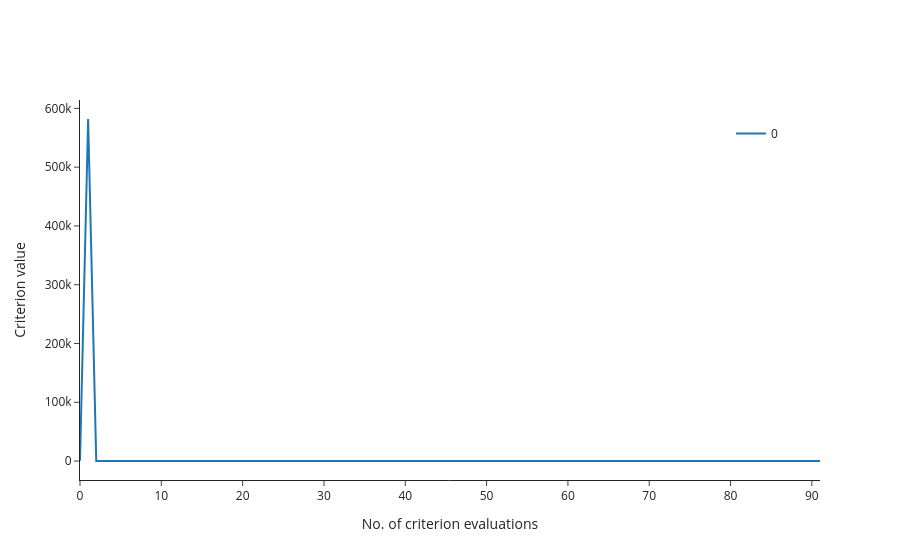

The cell this chart's notebook holds for it:
### Markdown cell above
### Plot criterion value at each iteration and number of criterion evaluations before reaching a solution

### Code cell
fig = om.criterion_plot(res_lbfgsb)
fig

### Figure 1 — Plotly figure (JSON) as saved in the notebook; plotly's stock layout.template omitted (floating-point values rounded to 4 significant figures)
{"data": [{"legendgroup": "0", "line": {"color": "#1F77B4"}, "mode": "lines", "name": "0", "showlegend": true, "type": "scatter", "x": [0, 1, 2, 3, 4, 5, 6, 7, 8, 9, 10, 11, 12, 13, 14, 15, 16, 17, 18, 19, 20, 21, 22, 23, 24, 25, 26, 27, 28, 29, 30, 31, 32, 33, 34, 35, 36, 37, 38, 39, 40, 41, 42, 43, 44, 45, 46, 47, 48, 49, 50, 51, 52, 53, 54, 55, 56, 57, 58, 59, 60, 61, 62, 63, 64, 65, 66, 67, 68, 69, 70, 71, 72, 73, 74, 75, 76, 77, 78, 79, 80, 81, 82, 83, 84, 85, 86, 87, 88, 89, 90, 91], "y": [442.4, 581900.0, 249.9, 149.3, 137.4, 137.1, 137.0, 136.7, 136.3, 136.1, 136.1, 136.0, 135.8, 135.2, 216.1, 132.4, 132.5, 130.4, 217.6, 130.1, 151.4, 128.7, 282.6, 128.5, 133.6, 127.4, 261.3, 127.3, 127.1, 126.7, 126.2, 125.4, 125.2, 125.2, 125.1, 125.1, 125.1, 125.1, 125.1, 125.1, 125.1, 125.1, 125.1, 125.1, 125.1, 125.1, 125.1, 125.0, 125.0, 125.0, 124.9, 124.8, 124.6, 124.6, 124.5, 124.4, 124.6, 124.3, 124.2, 125.4, 124.1, 124.4, 124.0, 124.0, 123.9, 123.8, 125.6, 123.7, 123.7, 123.6, 123.5, 123.4, 123.4, 135.5, 123.3, 123.3, 123.2, 126.9, 123.2, 123.2, 123.2, 123.2, 123.1, 123.1, 123.1, 123.0, 123.0, 123.0, 123.0, 123.0, 123.0, 123.0]}], "layout": {"legend": {"x": 0.95, "xanchor": "right", "y": 0.95, "yanchor": "top"}, "margin": {}, "title": {}, "xaxis": {"title": {"text": "No. of criterion evaluations"}}, "yaxis": {"title": {"text": "Criterion value"}}}}
